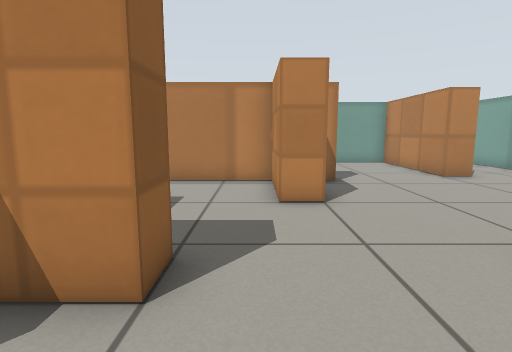
[1] (above)

16 first-person views from a walk through a Gazebo world. The camera is 0.15 m above the floor, tilts 8° down and sees 80° across. The floor is counted in squares, 0.1 m on a side. Each view is taken from the middle of a square. On the plan, view 1 faces up. The plan holds only what a view shows up to about 15 squares ahead; the rest is blank. Simple patterns stand in for the simulator's built-in surfaces.

[2]
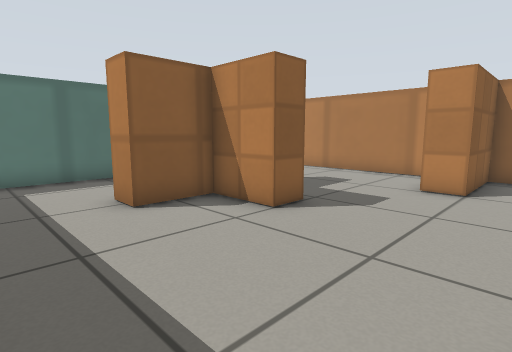

[3]
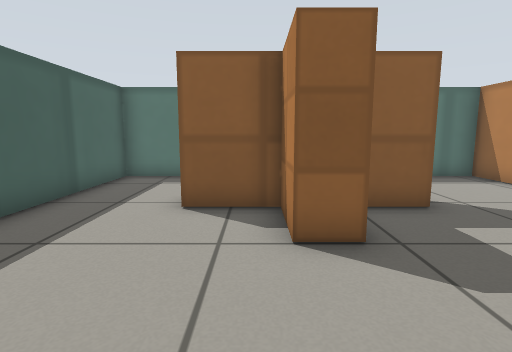

[4]
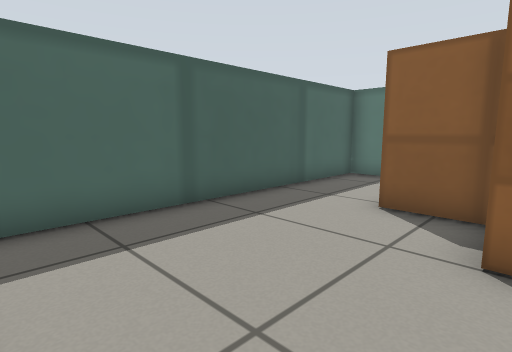

[5]
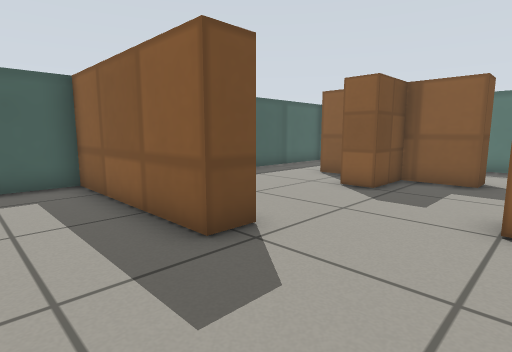

[6]
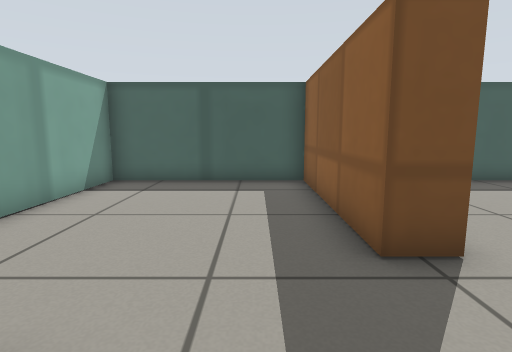

[7]
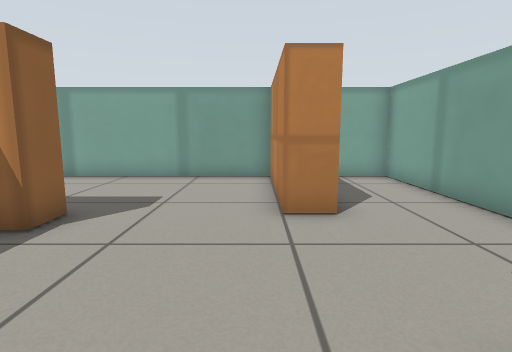

[8]
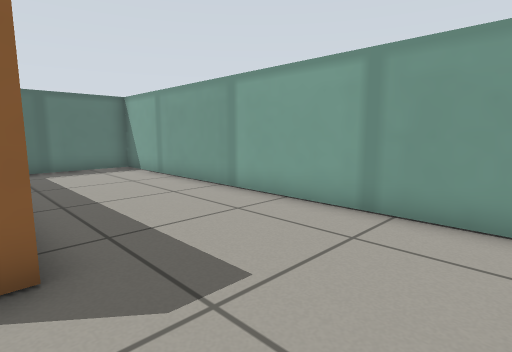

[9]
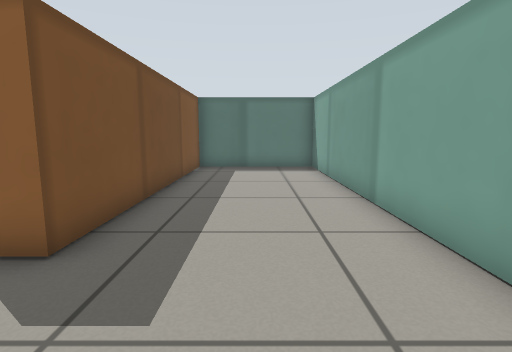

[10]
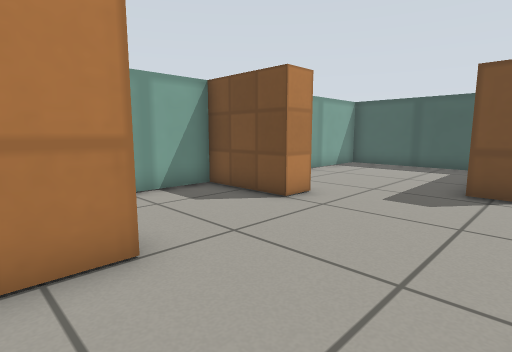

[11]
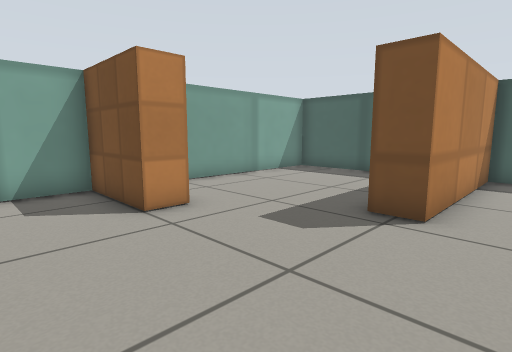

[12]
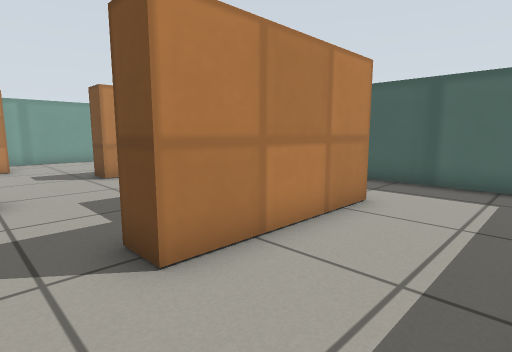

[13]
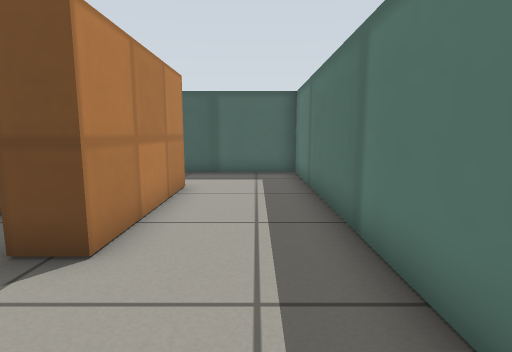

[14]
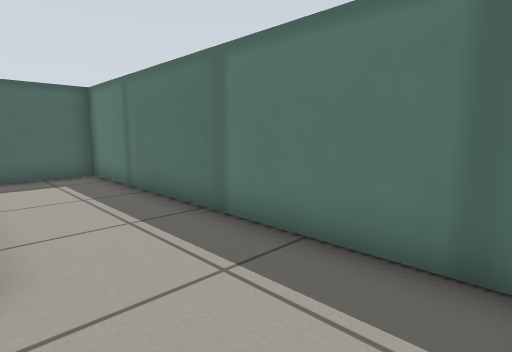

[15]
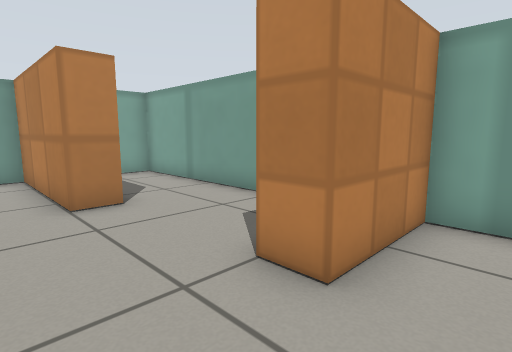

[16]
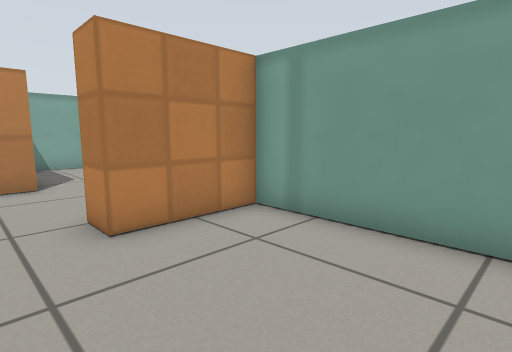

### Floor plan
Ten units are one square. View 1 is at (0, 0); x grows to the right and y downward. Boxes are objects, and circles mark ways between rooms. Rooms are numbered by the first view taken in them; rooms with no view inside come last. Other rooms are left out.
<svg viewBox="-80 -160 190 190">
<path fill="none" stroke="#000" d="M-40 -55 -30 -55 -30 -35 -10 -35 -10 -25 -30 -25 -30 -5 -40 -5 -40 -55M5 -65 5 -95 -75 -95 -75 25 5 25M5 25 35 25 35 -35M25 -95 15 -95 15 -65 5 -65M76 -105 65 -105 65 -155 35 -155M35 -35 45 -35 45 25 105 25 105 -55 75 -55 75 -65 105 -65 105 -155 83 -155M35 -155 -75 -155 -75 -105 25 -105 25 -95"/>
<circle cx="10" cy="-20" r="3" fill="#2a7"/>
<circle cx="30" cy="-90" r="3" fill="#2a7"/>
<circle cx="40" cy="-95" r="3" fill="#2a7"/>
<text x="-50" y="-40">1</text>
<text x="20" y="-30">2</text>
<text x="70" y="-70">3</text>
<text x="-20" y="-130">4</text>
</svg>
Room 1 opens to room 2. Room 2 opens to room 4. Room 3 opens to room 4.

Where each view was taken, in squares from view 1:
view 1: 0 up, 0 right, facing up
view 2: 2 down, 3 right, facing up-left
view 3: 2 up, 3 right, facing left
view 4: 3 up, 3 right, facing down-left
view 5: 7 up, 7 right, facing down-left
view 6: 7 up, 6 right, facing down
view 7: 5 up, 6 right, facing up
view 8: 10 up, 6 right, facing up-left
view 9: 13 up, 6 right, facing left
view 10: 12 up, 3 right, facing down-right
view 11: 9 up, 2 right, facing down-right
view 12: 7 up, 7 left, facing down-right
view 13: 9 up, 6 left, facing down
view 14: 9 up, 4 left, facing down-left
view 15: 4 up, 5 right, facing up-right
view 16: 1 up, 6 right, facing up-right
